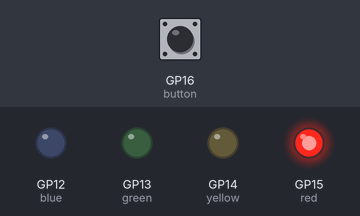
This program was run on a simulated Raspberry Pi Pico running MicroPython. On the bench: output pins drawn as LEDs (lit = HIGH). Inputs (shaded band) come from the test bench; at power-on: GP16 (button) LOW. Threads take turns every 2 ms.

Above: at 1.2 s.
1.3 s: GP16 (button) pulled HIGH for 0.15 s
At 3.2 s:
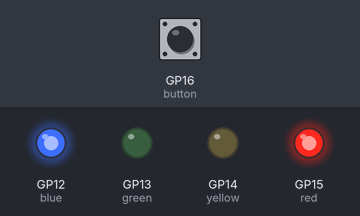
At 15.7 s:
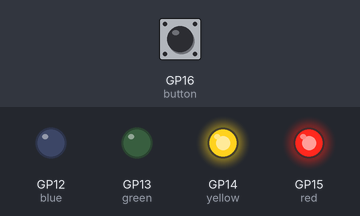
Timing chart, 0 to 17.5 s (numbered marks = the images above; inputs shaded):
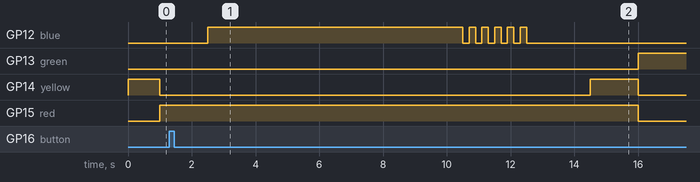

Measured:
- after the input at 1.3 s, GP12 (blue): LOW → HIGH after 1.2 s, then repeats every 0.40 s: LOW 0.20 s, HIGH 0.20 s, until it stays LOW from 12.5 s

The program:

pedestrian_crossing.py
```python
from machine import Pin
import time
import _thread


def button_reader_thread():
    global is_button_pressed
    while True:
        if button.value() == 1:
            is_button_pressed = True
        time.sleep(0.01)


red = Pin(15, Pin.OUT)
yellow = Pin(14, Pin.OUT)
green = Pin(13, Pin.OUT)
blue = Pin(12, Pin.OUT)
button = Pin(16, Pin.IN, Pin.PULL_DOWN)
is_button_pressed = False

_thread.start_new_thread(button_reader_thread, ())

while True:
    green.value(0)
    yellow.value(1)
    time.sleep(1)
    yellow.value(0)
    red.value(1)
    time.sleep(1.5)
    if is_button_pressed:
        # pedes blue
        blue.value(1)
        # pedes go
        time.sleep(8)
        # blinking
        for _ in range(5):
            blue.value(0)
            time.sleep(0.2)
            blue.value(1)
            time.sleep(0.2)
        blue.value(0)
        is_button_pressed = False

    time.sleep(2)
    red.value(1)
    yellow.value(1)
    time.sleep(1.5)
    red.value(0)
    yellow.value(0)
    green.value(1)
    time.sleep(9)
```
